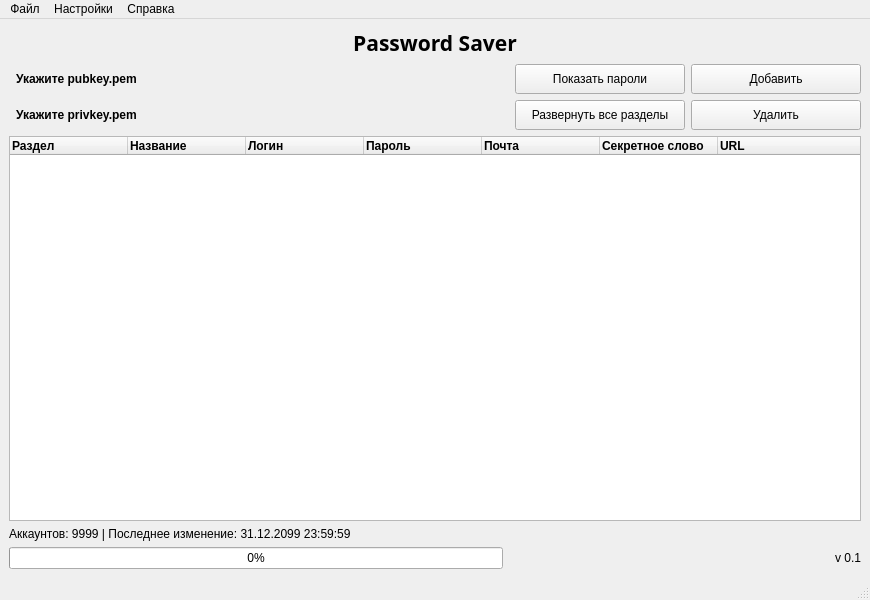
<?xml version="1.0" encoding="UTF-8"?>
<ui version="4.0">
 <class>MainWindow</class>
 <widget class="QMainWindow" name="MainWindow">
  <property name="geometry">
   <rect>
    <x>0</x>
    <y>0</y>
    <width>870</width>
    <height>600</height>
   </rect>
  </property>
  <property name="minimumSize">
   <size>
    <width>870</width>
    <height>600</height>
   </size>
  </property>
  <property name="maximumSize">
   <size>
    <width>16777215</width>
    <height>16777215</height>
   </size>
  </property>
  <property name="windowTitle">
   <string>Password Saver - Главная</string>
  </property>
  <property name="windowIcon">
   <iconset resource="../resource/res.qrc">
    <normaloff>:/resource/image/key.ico</normaloff>:/resource/image/key.ico</iconset>
  </property>
  <widget class="QWidget" name="centralwidget">
   <layout class="QGridLayout" name="gridLayout">
    <item row="3" column="0" colspan="4">
     <widget class="QTreeWidget" name="treeWidget">
      <property name="animated">
       <bool>true</bool>
      </property>
      <attribute name="headerMinimumSectionSize">
       <number>50</number>
      </attribute>
      <attribute name="headerDefaultSectionSize">
       <number>118</number>
      </attribute>
      <attribute name="headerStretchLastSection">
       <bool>true</bool>
      </attribute>
      <column>
       <property name="text">
        <string>Раздел</string>
       </property>
       <property name="font">
        <font>
         <weight>75</weight>
         <bold>true</bold>
        </font>
       </property>
      </column>
      <column>
       <property name="text">
        <string>Название</string>
       </property>
       <property name="font">
        <font>
         <weight>75</weight>
         <bold>true</bold>
        </font>
       </property>
      </column>
      <column>
       <property name="text">
        <string>Логин</string>
       </property>
       <property name="font">
        <font>
         <weight>75</weight>
         <bold>true</bold>
        </font>
       </property>
      </column>
      <column>
       <property name="text">
        <string>Пароль</string>
       </property>
       <property name="font">
        <font>
         <weight>75</weight>
         <bold>true</bold>
        </font>
       </property>
      </column>
      <column>
       <property name="text">
        <string>Почта</string>
       </property>
       <property name="font">
        <font>
         <weight>75</weight>
         <bold>true</bold>
        </font>
       </property>
      </column>
      <column>
       <property name="text">
        <string>Секретное слово</string>
       </property>
       <property name="font">
        <font>
         <weight>75</weight>
         <bold>true</bold>
        </font>
       </property>
      </column>
      <column>
       <property name="text">
        <string>URL</string>
       </property>
       <property name="font">
        <font>
         <weight>75</weight>
         <bold>true</bold>
        </font>
       </property>
      </column>
     </widget>
    </item>
    <item row="1" column="0" colspan="2" alignment="Qt::AlignLeft|Qt::AlignVCenter">
     <widget class="QToolButton" name="toolButton_pubkey">
      <property name="sizePolicy">
       <sizepolicy hsizetype="Minimum" vsizetype="Fixed">
        <horstretch>0</horstretch>
        <verstretch>0</verstretch>
       </sizepolicy>
      </property>
      <property name="minimumSize">
       <size>
        <width>0</width>
        <height>0</height>
       </size>
      </property>
      <property name="font">
       <font>
        <weight>75</weight>
        <bold>true</bold>
       </font>
      </property>
      <property name="cursor">
       <cursorShape>PointingHandCursor</cursorShape>
      </property>
      <property name="focusPolicy">
       <enum>Qt::TabFocus</enum>
      </property>
      <property name="contextMenuPolicy">
       <enum>Qt::DefaultContextMenu</enum>
      </property>
      <property name="layoutDirection">
       <enum>Qt::LeftToRight</enum>
      </property>
      <property name="autoFillBackground">
       <bool>false</bool>
      </property>
      <property name="styleSheet">
       <string notr="true"/>
      </property>
      <property name="inputMethodHints">
       <set>Qt::ImhNone</set>
      </property>
      <property name="text">
       <string>Укажите pubkey.pem</string>
      </property>
      <property name="icon">
       <iconset resource="../resource/res.qrc">
        <normaloff>:/resource/image/cross.ico</normaloff>
        <disabledoff>:/resource/image/checkmark.ico</disabledoff>:/resource/image/cross.ico</iconset>
      </property>
      <property name="checkable">
       <bool>false</bool>
      </property>
      <property name="checked">
       <bool>false</bool>
      </property>
      <property name="autoRepeat">
       <bool>false</bool>
      </property>
      <property name="autoExclusive">
       <bool>false</bool>
      </property>
      <property name="popupMode">
       <enum>QToolButton::DelayedPopup</enum>
      </property>
      <property name="toolButtonStyle">
       <enum>Qt::ToolButtonTextBesideIcon</enum>
      </property>
      <property name="autoRaise">
       <bool>true</bool>
      </property>
     </widget>
    </item>
    <item row="5" column="3">
     <widget class="QLabel" name="label_version">
      <property name="text">
       <string>v 0.1</string>
      </property>
      <property name="alignment">
       <set>Qt::AlignRight|Qt::AlignTrailing|Qt::AlignVCenter</set>
      </property>
     </widget>
    </item>
    <item row="0" column="0" colspan="4">
     <widget class="QLabel" name="label_heading">
      <property name="enabled">
       <bool>true</bool>
      </property>
      <property name="sizePolicy">
       <sizepolicy hsizetype="Minimum" vsizetype="Fixed">
        <horstretch>0</horstretch>
        <verstretch>0</verstretch>
       </sizepolicy>
      </property>
      <property name="font">
       <font>
        <family>Arial Black</family>
        <pointsize>16</pointsize>
        <weight>75</weight>
        <italic>false</italic>
        <bold>true</bold>
        <underline>false</underline>
        <strikeout>false</strikeout>
       </font>
      </property>
      <property name="layoutDirection">
       <enum>Qt::LeftToRight</enum>
      </property>
      <property name="styleSheet">
       <string notr="true"/>
      </property>
      <property name="midLineWidth">
       <number>0</number>
      </property>
      <property name="text">
       <string>Password Saver</string>
      </property>
      <property name="textFormat">
       <enum>Qt::AutoText</enum>
      </property>
      <property name="scaledContents">
       <bool>false</bool>
      </property>
      <property name="alignment">
       <set>Qt::AlignCenter</set>
      </property>
     </widget>
    </item>
    <item row="5" column="0">
     <widget class="QProgressBar" name="progressBar">
      <property name="sizePolicy">
       <sizepolicy hsizetype="Expanding" vsizetype="Fixed">
        <horstretch>0</horstretch>
        <verstretch>0</verstretch>
       </sizepolicy>
      </property>
      <property name="value">
       <number>0</number>
      </property>
     </widget>
    </item>
    <item row="1" column="3">
     <widget class="QPushButton" name="pushButton_addingData">
      <property name="sizePolicy">
       <sizepolicy hsizetype="Fixed" vsizetype="Fixed">
        <horstretch>0</horstretch>
        <verstretch>0</verstretch>
       </sizepolicy>
      </property>
      <property name="minimumSize">
       <size>
        <width>170</width>
        <height>30</height>
       </size>
      </property>
      <property name="text">
       <string>Добавить</string>
      </property>
     </widget>
    </item>
    <item row="2" column="2">
     <widget class="QPushButton" name="pushButton_showHideSections">
      <property name="sizePolicy">
       <sizepolicy hsizetype="Fixed" vsizetype="Fixed">
        <horstretch>0</horstretch>
        <verstretch>0</verstretch>
       </sizepolicy>
      </property>
      <property name="minimumSize">
       <size>
        <width>170</width>
        <height>30</height>
       </size>
      </property>
      <property name="text">
       <string>Развернуть все разделы</string>
      </property>
     </widget>
    </item>
    <item row="1" column="2">
     <widget class="QPushButton" name="pushButton_showPass">
      <property name="sizePolicy">
       <sizepolicy hsizetype="Fixed" vsizetype="Fixed">
        <horstretch>0</horstretch>
        <verstretch>0</verstretch>
       </sizepolicy>
      </property>
      <property name="minimumSize">
       <size>
        <width>170</width>
        <height>30</height>
       </size>
      </property>
      <property name="text">
       <string>Показать пароли</string>
      </property>
     </widget>
    </item>
    <item row="2" column="0" colspan="2" alignment="Qt::AlignLeft|Qt::AlignVCenter">
     <widget class="QToolButton" name="toolButton_privkey">
      <property name="sizePolicy">
       <sizepolicy hsizetype="Minimum" vsizetype="Fixed">
        <horstretch>0</horstretch>
        <verstretch>0</verstretch>
       </sizepolicy>
      </property>
      <property name="font">
       <font>
        <weight>75</weight>
        <bold>true</bold>
       </font>
      </property>
      <property name="cursor">
       <cursorShape>PointingHandCursor</cursorShape>
      </property>
      <property name="text">
       <string>Укажите privkey.pem</string>
      </property>
      <property name="icon">
       <iconset resource="../resource/res.qrc">
        <normaloff>:/resource/image/cross.ico</normaloff>
        <disabledoff>:/resource/image/checkmark.ico</disabledoff>:/resource/image/cross.ico</iconset>
      </property>
      <property name="toolButtonStyle">
       <enum>Qt::ToolButtonTextBesideIcon</enum>
      </property>
      <property name="autoRaise">
       <bool>true</bool>
      </property>
     </widget>
    </item>
    <item row="2" column="3">
     <widget class="QPushButton" name="pushButton_delete">
      <property name="sizePolicy">
       <sizepolicy hsizetype="Fixed" vsizetype="Fixed">
        <horstretch>0</horstretch>
        <verstretch>0</verstretch>
       </sizepolicy>
      </property>
      <property name="minimumSize">
       <size>
        <width>170</width>
        <height>30</height>
       </size>
      </property>
      <property name="text">
       <string>Удалить</string>
      </property>
     </widget>
    </item>
    <item row="4" column="0">
     <widget class="QLabel" name="label_db_info">
      <property name="sizePolicy">
       <sizepolicy hsizetype="Maximum" vsizetype="Preferred">
        <horstretch>0</horstretch>
        <verstretch>0</verstretch>
       </sizepolicy>
      </property>
      <property name="text">
       <string>Аккаунтов: 9999 | Последнее изменение: 31.12.2099 23:59:59</string>
      </property>
     </widget>
    </item>
   </layout>
  </widget>
  <widget class="QMenuBar" name="menubar">
   <property name="geometry">
    <rect>
     <x>0</x>
     <y>0</y>
     <width>870</width>
     <height>30</height>
    </rect>
   </property>
   <widget class="QMenu" name="menu">
    <property name="title">
     <string>Файл</string>
    </property>
    <addaction name="action_saveDb"/>
    <addaction name="action_createDb"/>
    <addaction name="action_loadDb"/>
    <addaction name="action_syncDb"/>
    <addaction name="action_print"/>
    <addaction name="separator"/>
    <addaction name="action_exit"/>
   </widget>
   <widget class="QMenu" name="menu_2">
    <property name="title">
     <string>Настройки</string>
    </property>
    <addaction name="action_settings"/>
   </widget>
   <widget class="QMenu" name="menu_3">
    <property name="title">
     <string>Справка</string>
    </property>
    <addaction name="action_about"/>
   </widget>
   <addaction name="menu"/>
   <addaction name="menu_2"/>
   <addaction name="menu_3"/>
  </widget>
  <widget class="QStatusBar" name="statusbar"/>
  <action name="action">
   <property name="text">
    <string>Выход</string>
   </property>
  </action>
  <action name="action_2">
   <property name="text">
    <string>Сохранить</string>
   </property>
  </action>
  <action name="action_saveDb">
   <property name="icon">
    <iconset resource="../resource/res.qrc">
     <normaloff>:/resource/image/save.ico</normaloff>:/resource/image/save.ico</iconset>
   </property>
   <property name="text">
    <string>Сохранить</string>
   </property>
  </action>
  <action name="action_createDb">
   <property name="icon">
    <iconset resource="../resource/res.qrc">
     <normaloff>:/resource/image/add_db.ico</normaloff>:/resource/image/add_db.ico</iconset>
   </property>
   <property name="text">
    <string>Создать новую БД</string>
   </property>
  </action>
  <action name="action_loadDb">
   <property name="icon">
    <iconset resource="../resource/res.qrc">
     <normaloff>:/resource/image/search_db.ico</normaloff>:/resource/image/search_db.ico</iconset>
   </property>
   <property name="text">
    <string>Загрузить БД</string>
   </property>
  </action>
  <action name="action_exit">
   <property name="icon">
    <iconset resource="../resource/res.qrc">
     <normaloff>:/resource/image/exit.ico</normaloff>:/resource/image/exit.ico</iconset>
   </property>
   <property name="text">
    <string>Выход</string>
   </property>
  </action>
  <action name="action_print">
   <property name="icon">
    <iconset resource="../resource/res.qrc">
     <normaloff>:/resource/image/print.ico</normaloff>:/resource/image/print.ico</iconset>
   </property>
   <property name="text">
    <string>Печать</string>
   </property>
  </action>
  <action name="action_syncDb">
   <property name="icon">
    <iconset resource="../resource/res.qrc">
     <normaloff>:/resource/image/sync_db.ico</normaloff>:/resource/image/sync_db.ico</iconset>
   </property>
   <property name="text">
    <string>Синхронизация БД</string>
   </property>
  </action>
  <action name="action_settings">
   <property name="icon">
    <iconset resource="../resource/res.qrc">
     <normaloff>:/resource/image/settings.ico</normaloff>:/resource/image/settings.ico</iconset>
   </property>
   <property name="text">
    <string>Настройки...</string>
   </property>
  </action>
  <action name="action_about">
   <property name="icon">
    <iconset resource="../resource/res.qrc">
     <normaloff>:/resource/image/question.ico</normaloff>:/resource/image/question.ico</iconset>
   </property>
   <property name="text">
    <string>О программе</string>
   </property>
  </action>
 </widget>
 <resources>
  <include location="../resource/res.qrc"/>
 </resources>
 <connections/>
</ui>
